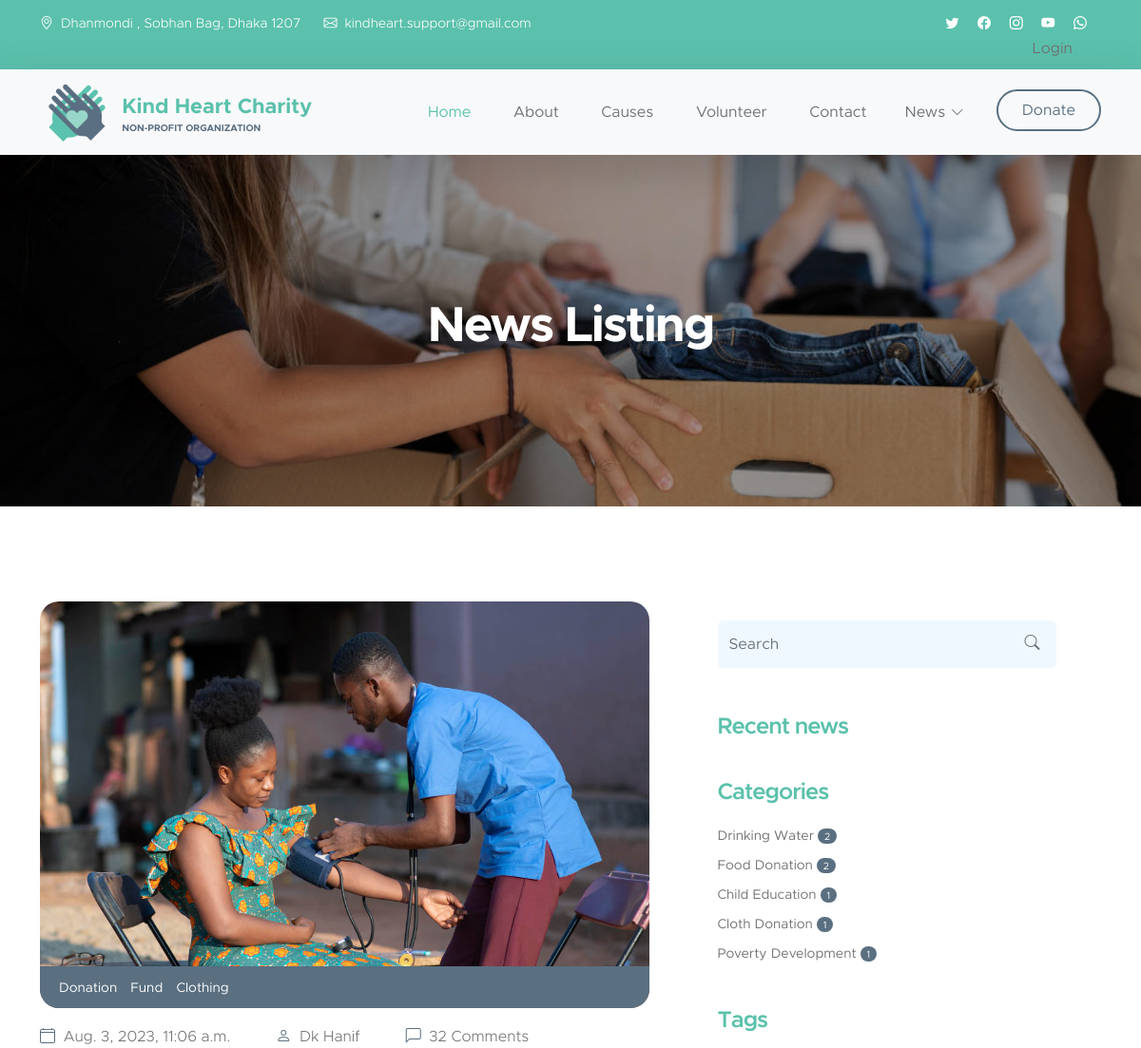
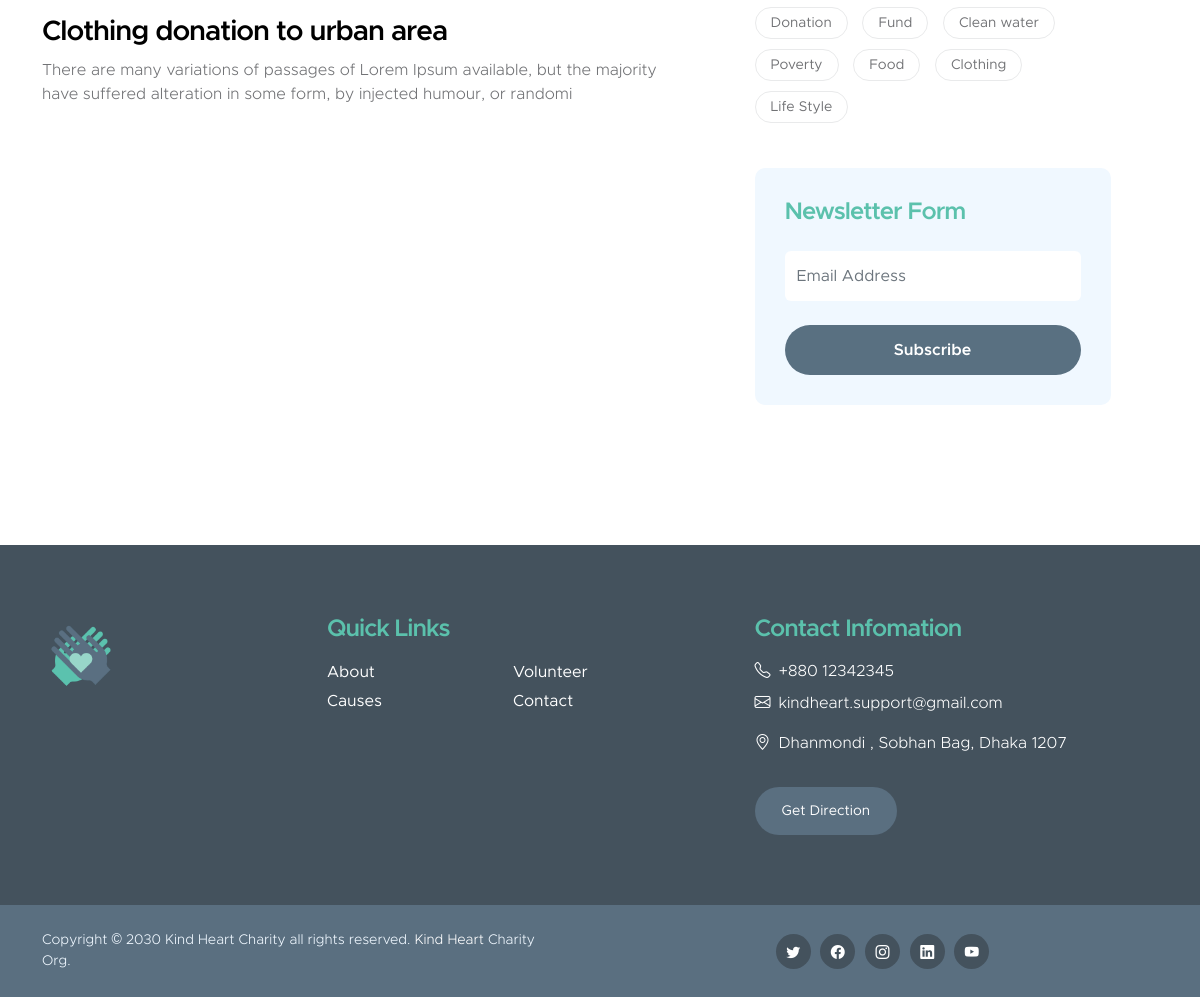
The app's page /news-list-tag/1/ with its own data (2 pictures, top to bottom).
### donation/models.py (models this page shows, shortened)
class WebsiteSetting(models.Model):
    navbar_logo = models.ImageField(upload_to='logo/')
    footer_logo = models.ImageField(upload_to='logo/')
    copyright = models.CharField(max_length=100)
    address = models.CharField(max_length=200)
    phone = models.CharField(max_length=30)
    email = models.EmailField(max_length=200)
    facebook_link = models.CharField(max_length=250)
    youtube_link = models.CharField(max_length=250)
    instagram_link = models.CharField(max_length=250)
    twitter_link = models.CharField(max_length=250)
    linkedin_link = models.CharField(max_length=250)

class Menu(models.Model):
    menu_name = models.CharField(max_length=20)
    id_or_href = models.CharField(max_length=150)
    is_active = models.BooleanField(default=True)
    is_display = models.BooleanField(default=True)
    is_dropdown_menu = models.BooleanField(default=False)
    def get_submenu(self):
        return self.submenu_set.filter(is_active=True)

class AddNews(models.Model):
    tags = models.ManyToManyField(Tag)
    category = models.ManyToManyField(NewsCategory)
    image_1 = models.ImageField(upload_to='news/')
    image_2 = models.ImageField(upload_to='news/')
    image_3 = models.ImageField(upload_to='news/')
    news_title = models.CharField(max_length=250)
    news_description = models.TextField()
    news_quote = models.CharField(max_length=200)
    news_author_name = models.CharField(max_length=100)
    datetime = models.DateTimeField(auto_now=True)
    is_draft = models.BooleanField(default=False)
    @property
    def get_short_desc(self):
        return self.news_description[:150]

class Tag(models.Model):
    tag_name = models.CharField(max_length=30)
    def __str__(self):
        return self.tag_name

class NewsCategory(models.Model):
    category_name = models.CharField(max_length=100)

### donation/views.py (the view)
# urls.py: path('news-list-tag/<int:tag_id>/', views.get_specific_tag_item, name='news-list_tag'),
def get_specific_tag_item(request, tag_id):
    menus = Menu.objects.filter(is_active=True, is_display=True, is_dropdown_menu=False)
    submenus = Menu.objects.filter(is_active=True, is_display=True, is_dropdown_menu=True)
    news_category = NewsCategory.objects.all()
    news_tags = Tag.objects.all()
    tag_name = Tag.objects.get(pk=tag_id)
    obj = AddNews.objects.filter(tags=tag_name)
    website_settings = WebsiteSetting.objects.get()
    context = {
        'obj': obj,
        'news_category': news_category,
        'news_tags': news_tags,
        'website_settings': website_settings,
        'menus': menus,
        'submenus': submenus,
    }
    return render(request, 'news-list.html', context=context)

### templates/news-list.html (shortened to what this page needs)
{% load static %}
{% include 'base.html' %}
{% block main-container %}
    {% include 'header.html' %}
    <nav class="navbar navbar-expand-lg bg-light shadow-lg">
        <div class="container">
            <a class="navbar-brand" href="/">
                <img src="{{ website_settings.navbar_logo.url }}" class="logo img-fluid" alt="Kind Heart Charity">
                <span>
                    Kind Heart Charity
                    <small>Non-profit Organization</small>
                </span>
            </a>
            <div class="collapse navbar-collapse" id="navbarNav">
                <ul class="navbar-nav ms-auto">
                    <li class="nav-item">
                        <a class="nav-link click-scroll" href="/">Home</a>
                        {% for menu in menus %}
                            <a class="nav-link click-scroll"
                               href="{% url 'home' %}#{{ menu.id_or_href }}">{{ menu.menu_name }}</a>
                        {% endfor menus %}
                    </li>
                    {% for submenu in submenus %}
                        {% if submenu.get_submenu %}
                            <li class="nav-item dropdown">
                                <a class="nav-link click-scroll dropdown-toggle" href="#{{ submenu.id_or_href }}"
                                   id="navbarLightDropdownMenuLink" role="button" data-bs-toggle="dropdown"
                                   aria-expanded="false">{{ submenu.menu_name }}</a>
                            </li>
                        {% endif %}
                    {% endfor %}
                    <li class="nav-item ms-3">
                        <a class="nav-link custom-btn custom-border-btn btn" href="{% url 'donation' %}">Donate</a>
                    </li>
                </ul>
            </div>
        </div>
    </nav>
    <main>
        <section class="news-detail-header-section text-center">
            <div class="section-overlay"></div>
            <div class="container">
                <div class="row">
                    <div class="col-lg-12 col-12">
                        <h1 class="text-white">News Listing</h1>
                    </div>
                </div>
            </div>
        </section>
        <section class="news-section section-padding">
            <div class="container">
                <div class="row">
                    <div class="col-lg-7 col-12">
                        {% for newslist in obj %}
                            <div class="news-block">
                                <div class="news-block-top">
                                    <a href="{% url 'news-details' newslist.pk %}">
                                        <img src="{{ newslist.image_1.url }}"
                                             class="news-image img-fluid" alt="">
                                    </a>
                                    <div class="news-category-block">
                                        {% for tag in newslist.tags.all %}
                                            <a href="{% url 'news-list_tag' tag.pk %}" class="category-block-link">
                                                {{ tag }}
                                            </a>
                                        {% endfor %}
                                    </div>
                                </div>
                                <div class="news-block-info">
                                    <div class="d-flex mt-2">
                                        <div class="news-block-date">
                                            <p>
                                                <i class="bi-calendar4 custom-icon me-1"></i>
                                                {{ newslist.datetime }}
                                            </p>
                                        </div>
                                        <div class="news-block-author mx-5">
                                            <p>
                                                <i class="bi-person custom-icon me-1"></i>
                                                {{ newslist.news_author_name }}
                                            </p>
                                        </div>
                                        <div class="news-block-comment">
                                            <p>
                                                <i class="bi-chat-left custom-icon me-1"></i>
                                                32 Comments
                                            </p>
                                        </div>
                                    </div>
                                    <div class="news-block-title mb-2">
                                        <h4><a href="{% url 'news-details' newslist.pk %}"
                                               class="news-block-title-link">{{ newslist.news_title }}</a></h4>
                                    </div>
                                    <div class="news-block-body">
                                        <p>{{ newslist.get_short_desc }}</p>
                                    </div>
                                </div>
                            </div>
                        {% endfor %}
                    </div>
                    <div class="col-lg-4 col-12 mx-auto mt-4 mt-lg-0">
                        <form class="custom-form search-form" action="{% url 'search_news' %}" method="get" role="form">
                            <input class="form-control" type="search" name="searchQuery" placeholder="Search"
                                   aria-label="Search" required>
                            <button type="submit" class="form-control">
                                <i class="bi-search"></i>
                            </button>
                        </form>
                        <h5 class="mt-5 mb-3">Recent news</h5>
                        <div class="category-block d-flex flex-column">
                            <h5 class="mb-3">Categories</h5>
                            {% for category in news_category %}
                                <a href="{% url 'news-list' category.pk %}" class="category-block-link">
                                    {{ category.category_name }}
                                    <span class="badge">{{ category.addnews_set.count }}</span>
                                </a>
                            {% endfor %}
                        </div>
                        <div class="tags-block">
                            <h5 class="mb-3">Tags</h5>
                            {% for tag in news_tags %}
                                <a href="{% url 'news-list' tag.pk %}" class="tags-block-link">
                                    {{ tag }}
                                </a>
                            {% endfor %}
                        </div>
                        <form class="custom-form subscribe-form" action="{% url 'news-letter' %}" method="post"
                              role="form">
                            <h5 class="mb-4">Newsletter Form</h5>
                            <input type="email" name="news_letter_email" id="news_letter_email" pattern="[^ @]*@[^ @]*"
                                   class="form-control" placeholder="Email Address" required>
                            <div class="col-lg-12 col-12">
                                <button type="submit" class="form-control">Subscribe</button>
                            </div>
                        </form>
                    </div>
                </div>
            </div>
        </section>
    </main>
    {% include 'footer.html' %}
{% endblock %}

### templates/header.html
<header class="site-header">
    <div class="container">
        <div class="row">
            <div class="col-lg-8 col-12 d-flex flex-wrap">
                <p class="d-flex me-4 mb-0">
                    <i class="bi-geo-alt me-2"></i>
                    {{ website_settings.address }}
                </p>
                <p class="d-flex mb-0">
                    <i class="bi-envelope me-2"></i>
                    <a href="">
                        {{ website_settings.email }}
                    </a>
                </p>
            </div>
            <div class="col-lg-3 col-12 ms-auto d-lg-block d-none">
                <ul class="social-icon">
                    <li class="social-icon-item">
                        <a href="{{ website_settings.twitter_link }}" class="social-icon-link bi-twitter"></a>
                    </li>
                    <li class="social-icon-item">
                        <a href="{{ website_settings.facebook_link }}" class="social-icon-link bi-facebook"></a>
                    </li>
                    <li class="social-icon-item">
                        <a href="{{ website_settings.instagram_link }}" class="social-icon-link bi-instagram"></a>
                    </li>
                    <li class="social-icon-item">
                        <a href="{{ website_settings.youtube_link }}" class="social-icon-link bi-youtube"></a>
                    </li>
                    <li class="social-icon-item">
                        <a href="" class="social-icon-link bi-whatsapp"></a>
                    </li>
                    <br>
                    {% if request.user.is_authenticated %}
                        <li class="social-icon-item">
                            <p class="nav-link" style="margin-right: 15px">Welcome, {{ request.user.username }}</p>
                        </li>
                        <li class="social-icon-item">
                            <a href="{% url 'logout' %}" class="nav-link" style="margin-right: 15px">Logout</a>
                        </li>
                    {% else %}
                        <li class="social-icon-item">
                            <a href="{% url 'login' %}" class="nav-link" style="margin-right: 30px">Login</a>
                        </li>
                    {% endif %}
                </ul>
            </div>
        </div>
    </div>
</header>

### templates/footer.html
{% load static %}
<footer class="site-footer">
        <div class="container">
            <div class="row">
                <div class="col-lg-3 col-12 mb-4">
                    <img src="{{ website_settings.footer_logo.url}}" class="logo img-fluid" alt="">
                </div>
                <div class="col-lg-4 col-md-6 col-12 mb-4">
                    <h5 class="site-footer-title mb-3">Quick Links</h5>
                    <ul class="footer-menu">
                        {% for menu in menus  %}
                        <li class="footer-menu-item"><a href="#{{ menu.id_or_href }}" class="footer-menu-link">{{ menu.menu_name }}</a></li>
                        {% endfor %}
                    </ul>
                </div>
                <div class="col-lg-4 col-md-6 col-12 mx-auto">
                    <h5 class="site-footer-title mb-3">Contact Infomation</h5>
                    <p class="text-white d-flex mb-2">
                        <i class="bi-telephone me-2"></i>
                        <a href="tel: 305-240-9671" class="site-footer-link">
                            {{ website_settings.phone }}
                        </a>
                    </p>
                    <p class="text-white d-flex">
                        <i class="bi-envelope me-2"></i>
                        <a href="mailto:info@yourgmail.com" class="site-footer-link">
                            {{ website_settings.email }}
                        </a>
                    </p>
                    <p class="text-white d-flex mt-3">
                        <i class="bi-geo-alt me-2"></i>
                        {{ website_settings.address }}
                    </p>
                    <a href="#" class="custom-btn btn mt-3">Get Direction</a>
                </div>
            </div>
        </div>
        <div class="site-footer-bottom">
            <div class="container">
                <div class="row">
                    <div class="col-lg-6 col-md-7 col-12">
                        <p class="copyright-text mb-0">Copyright © {{ website_settings.copyright }} <a href="#">Kind Heart</a> Charity Org.
                        </p>
                    </div>
                    <div class="col-lg-6 col-md-5 col-12 d-flex justify-content-center align-items-center mx-auto">
                        <ul class="social-icon">
                            <li class="social-icon-item">
                                <a href="{{ website_settings.twitter_link }}" class="social-icon-link bi-twitter"></a>
                            </li>
                            <li class="social-icon-item">
                                <a href="{{ website_settings.facebook_link }}" class="social-icon-link bi-facebook"></a>
                            </li>
                            <li class="social-icon-item">
                                <a href="{{ website_settings.instagram_link }}" class="social-icon-link bi-instagram"></a>
                            </li>
                            <li class="social-icon-item">
                                <a href="{{ website_settings.linkedin_link }}" class="social-icon-link bi-linkedin"></a>
                            </li>
                            <li class="social-icon-item">
                                <a href="{{ website_settings.youtube_link }}" class="social-icon-link bi-youtube"></a>
                            </li>
                        </ul>
                    </div>
                </div>
            </div>
        </div>
    </footer>

### records on screen
WebsiteSetting: address "Dhanmondi , Sobhan Bag, Dhaka 1207", email "kindheart.support@gmail.com", navbar_logo (picture), footer_logo (picture), phone "+880 12342345", copyright "2030 Kind Heart Charity all rights reserved."
Menu: menu_name "About"
Menu: menu_name "Causes"
Menu: menu_name "Volunteer"
Menu: menu_name "Contact"
Menu: menu_name "News"
AddNews: image_1 (picture), datetime "Aug. 3, 2023, 11:06 a.m.", news_author_name "Dk Hanif", news_title "Clothing donation to urban area", get_short_desc "There are many variations of passages of Lorem Ipsum available, but the majority have suffered alteration in some form, by injected humour, or randomi"
Tag: tag_name "Donation"
Tag: tag_name "Fund"
Tag: tag_name "Clothing"
NewsCategory: category_name "Drinking Water", addnews_set.count "2"
NewsCategory: category_name "Food Donation", addnews_set.count "2"
NewsCategory: category_name "Child Education", addnews_set.count "1"
NewsCategory: category_name "Cloth Donation", addnews_set.count "1"
NewsCategory: category_name "Poverty Development", addnews_set.count "1"
Tag: tag_name "Clean water"
Tag: tag_name "Poverty"
Tag: tag_name "Food"
Tag: tag_name "Life Style"
